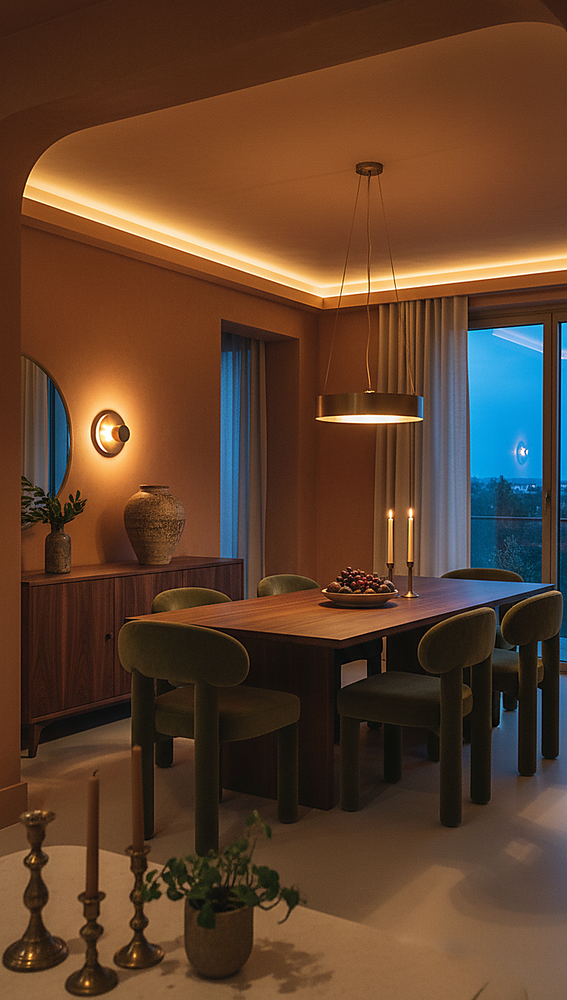
#> input picture assets/application_eseries/upscaled_test/e1-01_din_app_upscaled.png, 567 x 1000 px, shrunk from 1088 x 1920 before the run
$ python grade_room.py ../assets/application_eseries/upscaled_test/e1-01_din_app_upscaled.png out.png 1.0
#> lines starting #> are read from the running program, lines starting #| are printed output that depends on the picture
"""
Grades a room shot to the reference reel's measured mood, in code, deterministically.

WHY THIS EXISTS — AND WHY IT DOES NOT CONTRADICT THE PROMPT-VERSION HISTORY.

The room lighting prompt has now been through five versions. v1 (hard daylight)
and v2 (blanket underexposure) were rejected on look. v3/v4/v5 tried to pull the
overall level down by describing dawn, then dusk, then outright night with dark
windows and lamps as the only source, with the instruction moved to the front of
the prompt where FLUX weights it most heavily. Measured on d07, one sample each:

    v3 dawn   mean L 112.8   crushed  2.4%
    v4 dusk   mean L 108.0   crushed  6.9%
    v5 night  mean L 132.6   crushed  3.3%

against a reference-reel target of mean L 63-71 and crushed 15-26%. That is not a
trend, it is noise — and v5, the most extreme wording in the earliest position,
came back the BRIGHTEST of the three. The model is not disobeying a weak
instruction; it is returning the bright editorial interior its training
distribution is saturated with, and a concept whose own palette is cream boucle,
white ceiling and pale marble pins the histogram bright no matter what the text
says.

So: OVERALL EXPOSURE LEVEL IS NOT RELIABLY PROMPTABLE, and this module stops
paying per-image to re-roll for it.

This is the project's own established principle, not a new one. `band_swatch.py`
stacks the three bands in code because exact thirds are "precisely the geometry
image models render inconsistently", and labels are composited in code because
the model spells unreliably. Both follow the same rule: IF CODE CAN GUARANTEE IT,
DON'T ASK THE MODEL FOR IT. Overall luminance is the same class of problem.

THE SPLIT OF RESPONSIBILITY, which matters if editing either side:
  - The PROMPT still owns light QUALITY and DIRECTION — lamps lit, warm colour,
    and above all no hard sun shafts or blown highlights. Those are genuinely not
    fixable afterwards; a baked-in diagonal sun shaft stays a sun shaft at any
    exposure, which is exactly why v1 was a prompt failure and had to be fixed as
    one. llms.txt's line that the lighting failures were "all in the PROMPT, never
    in post-processing" is about that case and remains true for it.
  - This module owns LEVEL — mean luminance and shadow depth. That is a global
    monotonic transform, which is the one thing post-processing does perfectly and
    a generative model does not.

It also fixes a documented open finding for free: room exposure previously varied
with each concept's own palette reflectance (d01 84.5 against d02 111.6 under an
identical prompt), so the series had no consistent mood. Grading to a target
normalises across palettes by construction.

METHOD. A pure gamma curve on RGB, with the exponent solved by bisection to land
mean luminance on target. Gamma is chosen deliberately over a levels/black-point
adjustment because it COMPRESSES the shadows rather than clipping them: no pixel
is forced to 0, so shadow detail and texture survive, which is the exact failure
that got v2 rejected (34.1% crushed, sofa and floor lost). Deepening shadows and
destroying them are different operations and only one of them is wanted.
"""

import sys
from pathlib import Path

from PIL import Image

# Reference reel moody rooms measure mean L 63-71 with crushed 15-26%. Approved
# d01 sits just above at 84.5 / 16.8 and was Dev's benchmark for a long time, so
# the default target is the midpoint of "reference floor to approved d01" rather
# than the reference alone — going straight to 67 is a bigger jump than has ever
# been shown to him, and this is adjustable per run.
TARGET_MEAN = 78.0
BLOWN_LEVEL = 250
CRUSH_LEVEL = 20


def measure(path_or_img):
    img = path_or_img
    if not isinstance(img, Image.Image):
        img = Image.open(img)
    g = img.convert("L")
    px = g.tobytes()
    n = len(px)
    mean = sum(px) / n
    blown = 100.0 * sum(1 for v in px if v >= BLOWN_LEVEL) / n
    crushed = 100.0 * sum(1 for v in px if v <= CRUSH_LEVEL) / n
    return mean, blown, crushed


def _apply_gamma(img, gamma):
    lut = [min(255, max(0, round(255.0 * ((i / 255.0) ** gamma)))) for i in range(256)]
    return img.point(lut * len(img.getbands()))


def solve_gamma(img, target_mean=TARGET_MEAN, tol=0.4, max_iter=24):
    """
    Bisect gamma so the graded image's mean luminance hits target_mean.

    gamma > 1 darkens. The mean is monotonic decreasing in gamma, so plain
    bisection is enough — no need for anything cleverer, and a closed form would
    have to assume a histogram shape that varies per concept.
    """
    lo, hi = 1.0, 6.0
    if measure(img)[0] <= target_mean:
        return 1.0  # already at or below target; never brighten
    best = hi
    for _ in range(max_iter):
        mid = (lo + hi) / 2.0
        m = measure(_apply_gamma(img, mid))[0]
        best = mid
        if abs(m - target_mean) <= tol:
            break
        if m > target_mean:
            lo = mid
        else:
            hi = mid
    return best


def grade(path, out_path=None, target_mean=TARGET_MEAN):
#> called with out_path = 'out.png', target_mean = 1
    img = Image.open(path).convert("RGB")
#> img is the input picture: PIL image 567x1000 RGB; mean R, G, B 94.4, 65.1, 44.6
    before = measure(img)
#> in measure, `g = img.convert("L")`:
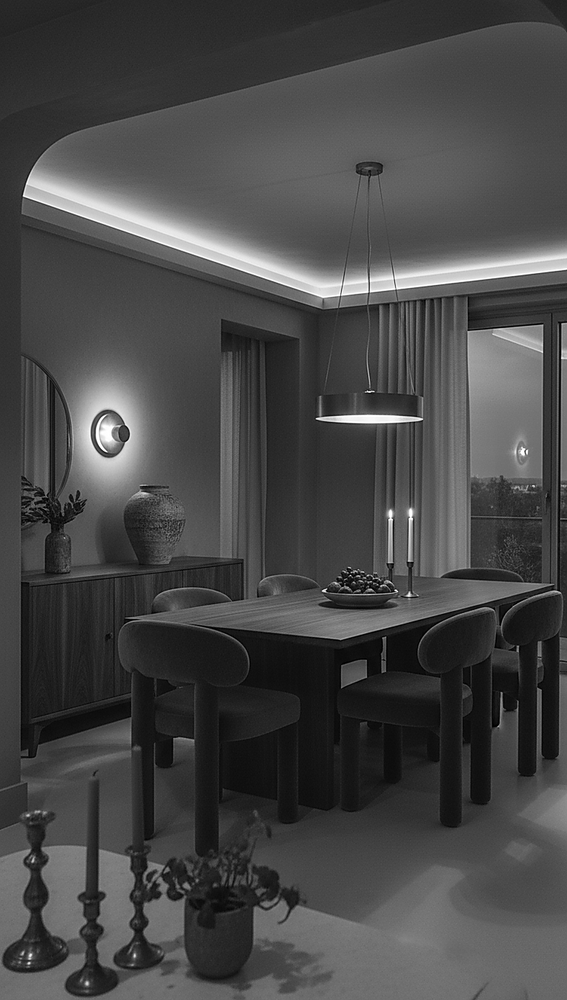
#> g: PIL image 567x1000 L; min 0, max 255, mean 71.5
#> in measure, `n = len(px)`: n = 567000
#> in measure, `mean = sum(px) / n`: mean = 71.51
#> in measure, `blown = 100.0 * sum(1 for v in px if v >= BLOWN_LEVEL) / n`: blown = 0.121
#> in measure, `crushed = 100.0 * sum(1 for v in px if v <= CRUSH_LEVEL) / n`: crushed = 5.33
#> before = (71.51, 0.121, 5.33)
    gamma = solve_gamma(img, target_mean)
#> in solve_gamma, `best = hi`: best = 6
#> in _apply_gamma, `return img.point(lut * len(img.getbands()))`:
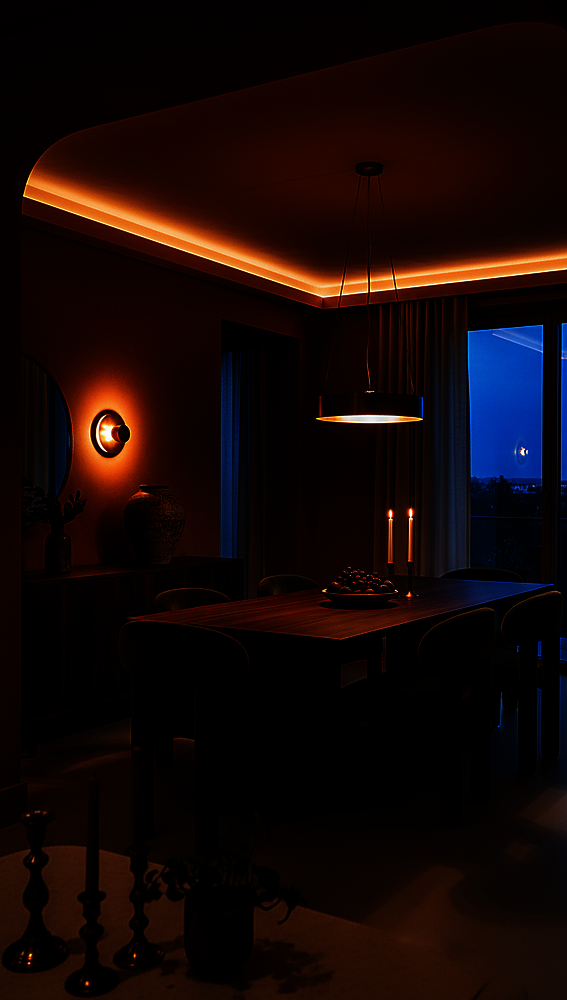
#> returned value: PIL image 567x1000 RGB; mean R, G, B 19.9, 7.6, 6.7
#> in measure (call 3), `g = img.convert("L")`:
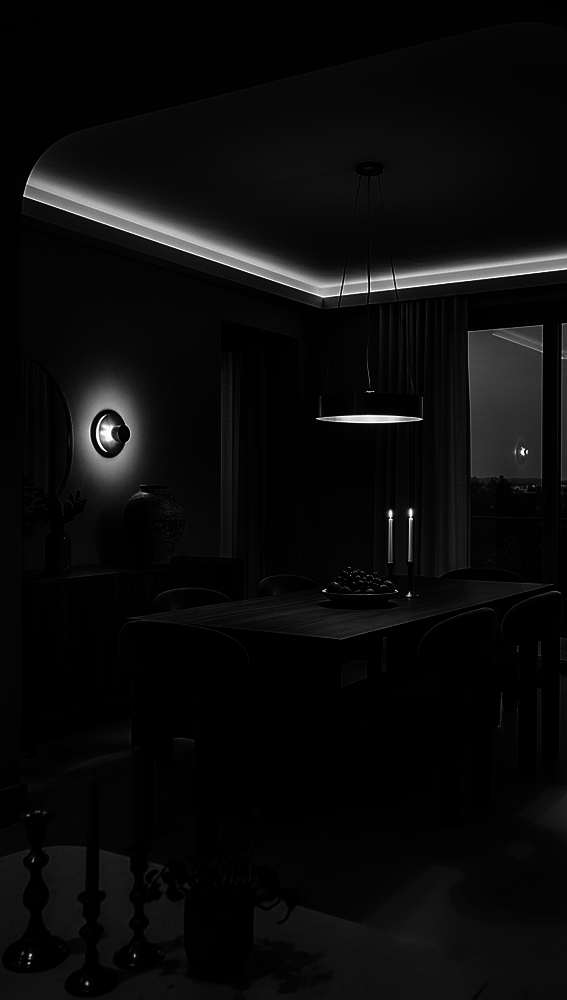
#> g: PIL image 567x1000 L; min 0, max 255, mean 11.1
#> in measure (call 3), `mean = sum(px) / n`: mean = 11.14
#> in measure (call 3), `blown = 100.0 * sum(1 for v in px if v >= BLOWN_LEVEL) / n`: blown = 0.0628
#> in measure (call 3), `crushed = 100.0 * sum(1 for v in px if v <= CRUSH_LEVEL) / n`: crushed = 90.34
#> in solve_gamma, `m = measure(_apply_gamma(img, mid))[0]`: m = 11.14
#> gamma = 6
    graded = _apply_gamma(img, gamma)
#> in _apply_gamma (call 25), `lut = [min(255, max(0, round(255.0 * ((i / 255.0) ** gamma)))) for i i..`: lut = 256 values from 0 to 255
#> in _apply_gamma (call 25), `return img.point(lut * len(img.getbands()))`:
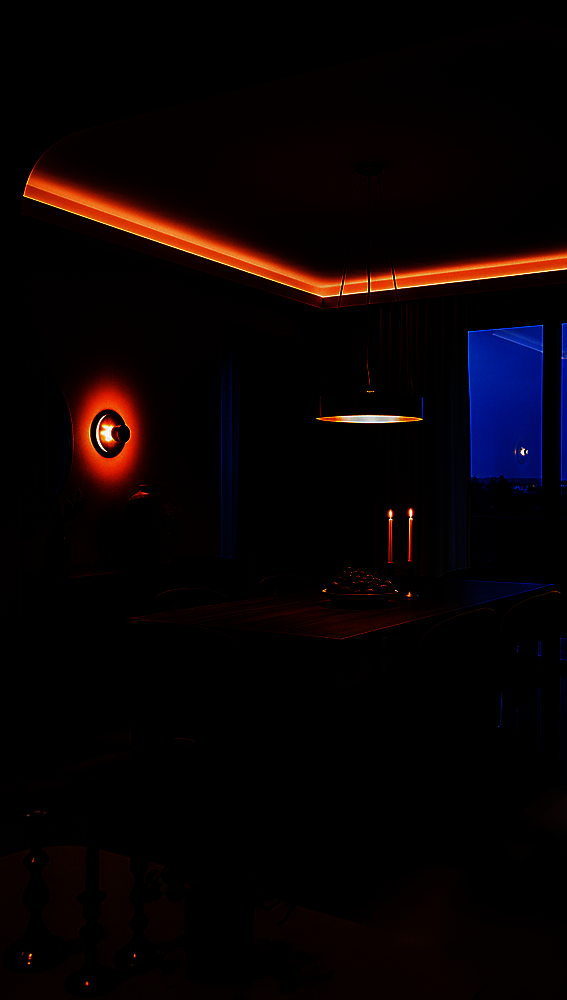
#> returned value: PIL image 567x1000 RGB; mean R, G, B 9.3, 2.9, 3.9
    after = measure(graded)
#> in measure (call 27), `g = img.convert("L")`:
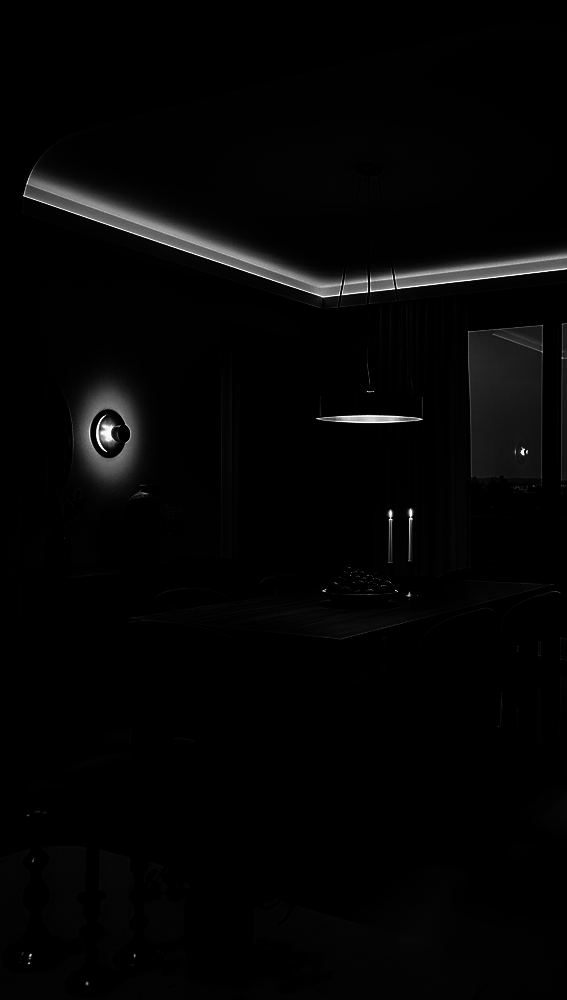
#> g: PIL image 567x1000 L; min 0, max 255, mean 4.9
#> in measure (call 27), `mean = sum(px) / n`: mean = 4.91
#> in measure (call 27), `blown = 100.0 * sum(1 for v in px if v >= BLOWN_LEVEL) / n`: blown = 0.0446
#> in measure (call 27), `crushed = 100.0 * sum(1 for v in px if v <= CRUSH_LEVEL) / n`: crushed = 94.72
#> after = (4.91, 0.0446, 94.72)
    out_path = Path(out_path or path)
    graded.save(out_path)
    return gamma, before, after, out_path


if __name__ == "__main__":
    if len(sys.argv) < 2:
        raise SystemExit(
            "usage: python concept_tools/grade_room.py <image> [out] [target_mean]"
        )
    src = sys.argv[1]
    dst = sys.argv[2] if len(sys.argv) > 2 else None
    tgt = float(sys.argv[3]) if len(sys.argv) > 3 else TARGET_MEAN
    g, b, a, out = grade(src, dst, tgt)
#> g = 6; b = (71.51, 0.121, 5.33); a = (4.91, 0.0446, 94.72)
    print(f"gamma {g:.3f}  ->  {out}")
#| gamma 6.000  ->  out.png
    print(f"  before  meanL {b[0]:6.1f}  blown {b[1]:5.2f}%  crushed {b[2]:5.1f}%")
#|   before  meanL   71.5  blown  0.12%  crushed   5.3%
    print(f"  after   meanL {a[0]:6.1f}  blown {a[1]:5.2f}%  crushed {a[2]:5.1f}%")
#|   after   meanL    4.9  blown  0.04%  crushed  94.7%
    print("  target  meanL   70-85  blown <0.16%  crushed 15-25%")
